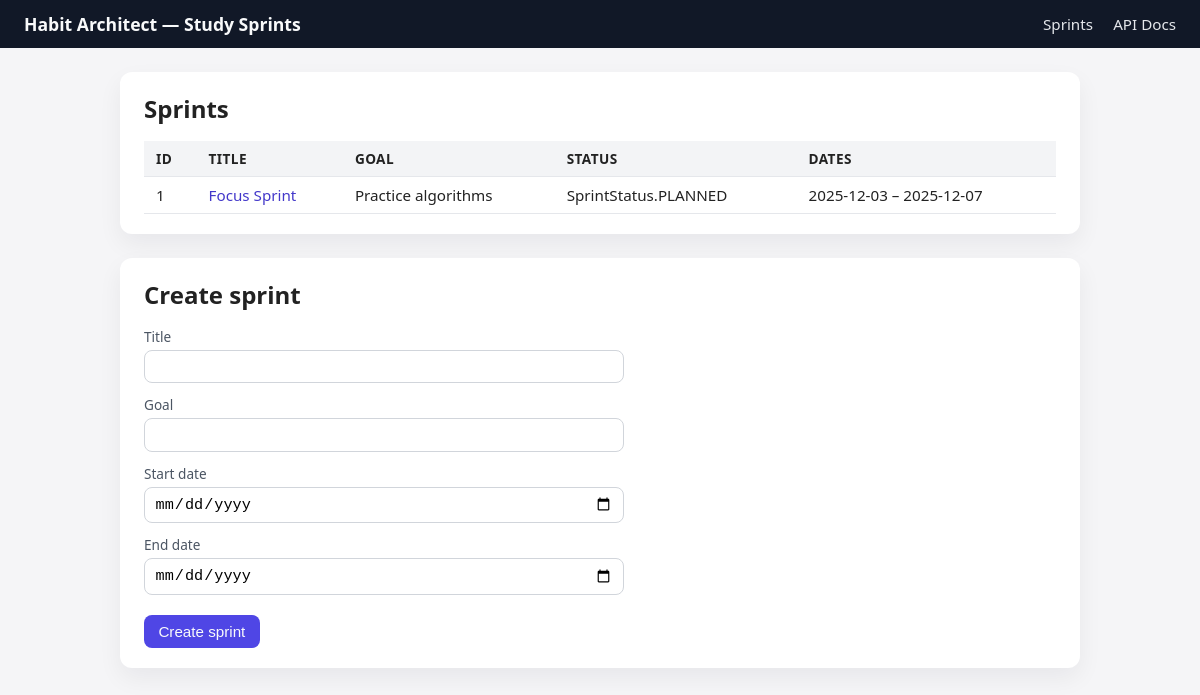
The app's page /ui/, older data.
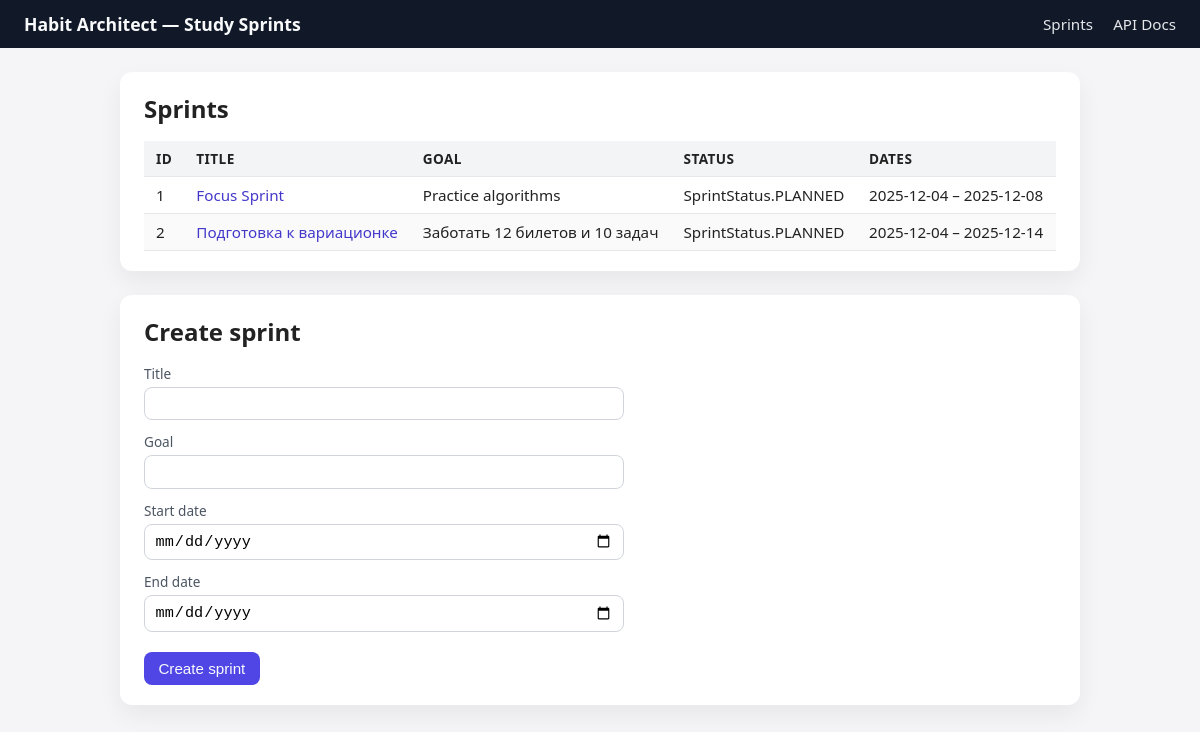
The same page, newer data.
### app/models/__init__.py (models this page shows)
class Sprint(Base):
    __tablename__ = "sprints"
    id: Mapped[int] = mapped_column(Integer, primary_key=True, index=True)
    title: Mapped[str] = mapped_column(String(255), nullable=False)
    goal_text: Mapped[str] = mapped_column(Text, nullable=False)
    start_date: Mapped[date] = mapped_column(Date, nullable=False)
    end_date: Mapped[date] = mapped_column(Date, nullable=False)
    status: Mapped[SprintStatus] = mapped_column(
        SqlEnum(SprintStatus, name="sprint_status"),
        default=SprintStatus.PLANNED,
        nullable=False,
    )
    created_at: Mapped[datetime] = mapped_column(
        DateTime(timezone=False),
        default=datetime.utcnow,
        nullable=False,
    )
    updated_at: Mapped[datetime] = mapped_column(
        DateTime(timezone=False),
        default=datetime.utcnow,
        onupdate=datetime.utcnow,
        nullable=False,
    )
    habits: Mapped[list["Habit"]] = relationship(
        back_populates="sprint",
        cascade="all, delete-orphan",
    )
    sessions: Mapped[list["Session"]] = relationship(
        back_populates="sprint",
        cascade="all, delete-orphan",
    )

### app/routes/ui.py (the view)
@ui_router.get("/", response_class=HTMLResponse, name="sprints_page")
def sprints_page(
    request: Request,
    db: Session = Depends(get_db),
):
    sprints = db.execute(_list_sprints_stmt()).scalars().all()
    flash_msg = request.query_params.get("msg")
    flash_error = request.query_params.get("error")
    return templates.TemplateResponse(
        "sprints_list.html",
        {
            "request": request,
            "sprints": sprints,
            "flash_msg": flash_msg,
            "flash_error": flash_error,
        },
    )

### app/templates/sprints_list.html
{% extends "base.html" %}
{% block content %}
<section class="ha-card">
    <h1>Sprints</h1>
    {% if sprints %}
    <table class="ha-table">
        <thead>
        <tr>
            <th>ID</th>
            <th>Title</th>
            <th>Goal</th>
            <th>Status</th>
            <th>Dates</th>
        </tr>
        </thead>
        <tbody>
        {% for sprint in sprints %}
            <tr class="ha-table-row-link" onclick="window.location='{{ request.url_for('sprint_detail_page', sprint_id=sprint.id) }}'">
                <td>{{ sprint.id }}</td>
                <td>
                    <a href="{{ request.url_for('sprint_detail_page', sprint_id=sprint.id) }}" class="ha-link">
                        {{ sprint.title }}
                    </a>
                </td>
                <td>{{ sprint.goal_text }}</td>
                <td>
                    {% if sprint.status is string %}
                        {{ sprint.status }}
                    {% else %}
                        {{ sprint.status.value }}
                    {% endif %}
                </td>
                <td>{{ sprint.start_date }} – {{ sprint.end_date }}</td>
            </tr>
        {% endfor %}
        </tbody>
    </table>
    {% else %}
        <p>No sprints yet. Create the first one 👇</p>
    {% endif %}
</section>
<section class="ha-card">
    <h2>Create sprint</h2>
    <form method="post" action="{{ request.url_for('create_sprint_ui') }}" class="ha-form">
        <div class="ha-form-row">
            <label>Title</label>
            <input type="text" name="title" required maxlength="255">
        </div>
        <div class="ha-form-row">
            <label>Goal</label>
            <input type="text" name="goal_text" required>
        </div>
        <div class="ha-form-row">
            <label>Start date</label>
            <input type="date" name="start_date" required>
        </div>
        <div class="ha-form-row">
            <label>End date</label>
            <input type="date" name="end_date" required>
        </div>
        <div class="ha-form-actions">
            <button type="submit">Create sprint</button>
        </div>
    </form>
</section>
{% endblock %}

### app/templates/base.html (shortened to what this page needs)
<!DOCTYPE html>
<html lang="en">
<head>
    <link rel="stylesheet" href="{{ url_for('static', path='style.css') }}">
</head>
<body>
<header class="ha-header">
    <div class="ha-header-title">Habit Architect — Study Sprints</div>
    <nav class="ha-header-nav">
        <a href="{{ request.url_for('sprints_page') }}">Sprints</a>
        <a href="/docs" target="_blank">API Docs</a>
    </nav>
</header>
<main class="ha-container">
    {% block content %}{% endblock %}
</main>
</body>
</html>

### app/static/style.css (style rules this page uses)
body { margin: 0; font-family: system-ui, -apple-system, BlinkMacSystemFont, "Segoe UI", sans-serif; background: #f5f5f7; color: #222; }
.ha-header { display: flex; justify-content: space-between; align-items: center; padding: 0.75rem 1.5rem; background: #111827; color: #f9fafb; }
.ha-header-title { font-weight: 600; font-size: 1.1rem; }
.ha-header-nav a { color: #e5e7eb; text-decoration: none; margin-left: 1rem; font-size: 0.95rem; }
.ha-container { max-width: 960px; margin: 1.5rem auto; padding: 0 1rem; }
.ha-card { background: #ffffff; border-radius: 0.75rem; padding: 1.25rem 1.5rem; box-shadow: 0 10px 25px rgba(15, 23, 42, 0.06); margin-bottom: 1.5rem; }
.ha-card h1, .ha-card h2 { margin-top: 0; margin-bottom: 1rem; }
.ha-table { width: 100%; border-collapse: collapse; font-size: 0.95rem; }
.ha-table th, .ha-table td { padding: 0.5rem 0.75rem; border-bottom: 1px solid #e5e7eb; text-align: left; }
.ha-table thead th { background: #f3f4f6; font-weight: 600; font-size: 0.85rem; text-transform: uppercase; letter-spacing: 0.03em; }
.ha-table tbody tr:nth-child(even) { background: #fafafa; }
.ha-table-row-link { cursor: pointer; }
.ha-link { color: #4338ca; text-decoration: none; }
.ha-form { max-width: 480px; display: flex; flex-direction: column; gap: 0.75rem; }
.ha-form-row { display: flex; flex-direction: column; gap: 0.25rem; }
.ha-form-row label { font-size: 0.85rem; font-weight: 500; color: #4b5563; }
.ha-form-row input { padding: 0.45rem 0.6rem; border-radius: 0.5rem; border: 1px solid #d1d5db; font-size: 0.95rem; }
.ha-form-actions { margin-top: 0.5rem; }
.ha-form-actions button { padding: 0.5rem 0.9rem; border-radius: 0.5rem; border: none; font-size: 0.95rem; font-weight: 500; cursor: pointer; background: #4f46e5; color: #f9fafb; }

Row changes from the older to the newer data that the page shows:
changed Sprint "Focus Sprint": start_date "2025-12-03" → "2025-12-04"; end_date "2025-12-07" → "2025-12-08"
added Sprint: id "2", title "Подготовка к вариационке", goal_text "Заботать 12 билетов и 10 задач", status "SprintStatus.PLANNED", start_date "2025-12-04", end_date "2025-12-14"
